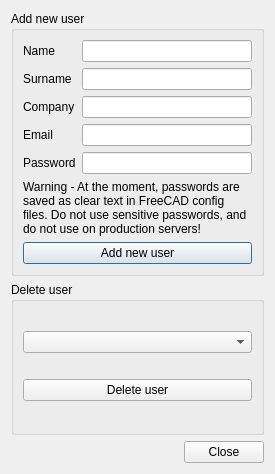
<?xml version="1.0" encoding="UTF-8"?>
<ui version="4.0">
 <class>Dialog</class>
 <widget class="QDialog" name="Dialog">
  <property name="geometry">
   <rect>
    <x>0</x>
    <y>0</y>
    <width>275</width>
    <height>474</height>
   </rect>
  </property>
  <property name="windowTitle">
   <string>Dialog</string>
  </property>
  <layout class="QVBoxLayout" name="verticalLayout">
   <item>
    <widget class="QGroupBox" name="groupBox">
     <property name="title">
      <string>Add new user</string>
     </property>
     <layout class="QVBoxLayout" name="verticalLayout_3">
      <item>
       <layout class="QGridLayout" name="gridLayout">
        <item row="0" column="0">
         <widget class="QLabel" name="label_2">
          <property name="text">
           <string>Name</string>
          </property>
         </widget>
        </item>
        <item row="1" column="0">
         <widget class="QLabel" name="label_3">
          <property name="text">
           <string>Surname</string>
          </property>
         </widget>
        </item>
        <item row="0" column="2">
         <widget class="QLineEdit" name="lineEdit"/>
        </item>
        <item row="2" column="0">
         <widget class="QLabel" name="label_4">
          <property name="text">
           <string>Company</string>
          </property>
         </widget>
        </item>
        <item row="1" column="2">
         <widget class="QLineEdit" name="lineEdit_2"/>
        </item>
        <item row="3" column="0">
         <widget class="QLabel" name="label_5">
          <property name="text">
           <string>Email</string>
          </property>
         </widget>
        </item>
        <item row="2" column="2">
         <widget class="QLineEdit" name="lineEdit_3"/>
        </item>
        <item row="4" column="0">
         <widget class="QLabel" name="label_6">
          <property name="text">
           <string>Password</string>
          </property>
         </widget>
        </item>
        <item row="3" column="2">
         <widget class="QLineEdit" name="lineEdit_4"/>
        </item>
        <item row="4" column="2">
         <widget class="QLineEdit" name="lineEdit_5"/>
        </item>
       </layout>
      </item>
      <item>
       <widget class="QLabel" name="label">
        <property name="text">
         <string>Warning - At the moment, passwords are saved as clear text in FreeCAD config files. Do not use sensitive passwords, and do not use on production servers!</string>
        </property>
        <property name="wordWrap">
         <bool>true</bool>
        </property>
       </widget>
      </item>
      <item>
       <widget class="QPushButton" name="pushButton">
        <property name="text">
         <string>Add new user</string>
        </property>
       </widget>
      </item>
     </layout>
    </widget>
   </item>
   <item>
    <widget class="QGroupBox" name="groupBox_2">
     <property name="title">
      <string>Delete user</string>
     </property>
     <layout class="QVBoxLayout" name="verticalLayout_2">
      <item>
       <widget class="QComboBox" name="comboBox"/>
      </item>
      <item>
       <widget class="QPushButton" name="pushButton_2">
        <property name="text">
         <string>Delete user</string>
        </property>
       </widget>
      </item>
     </layout>
    </widget>
   </item>
   <item>
    <widget class="QDialogButtonBox" name="buttonBox">
     <property name="orientation">
      <enum>Qt::Horizontal</enum>
     </property>
     <property name="standardButtons">
      <set>QDialogButtonBox::Close</set>
     </property>
    </widget>
   </item>
  </layout>
 </widget>
 <resources/>
 <connections>
  <connection>
   <sender>buttonBox</sender>
   <signal>accepted()</signal>
   <receiver>Dialog</receiver>
   <slot>accept()</slot>
   <hints>
    <hint type="sourcelabel">
     <x>248</x>
     <y>254</y>
    </hint>
    <hint type="destinationlabel">
     <x>157</x>
     <y>274</y>
    </hint>
   </hints>
  </connection>
  <connection>
   <sender>buttonBox</sender>
   <signal>rejected()</signal>
   <receiver>Dialog</receiver>
   <slot>reject()</slot>
   <hints>
    <hint type="sourcelabel">
     <x>316</x>
     <y>260</y>
    </hint>
    <hint type="destinationlabel">
     <x>286</x>
     <y>274</y>
    </hint>
   </hints>
  </connection>
 </connections>
</ui>
